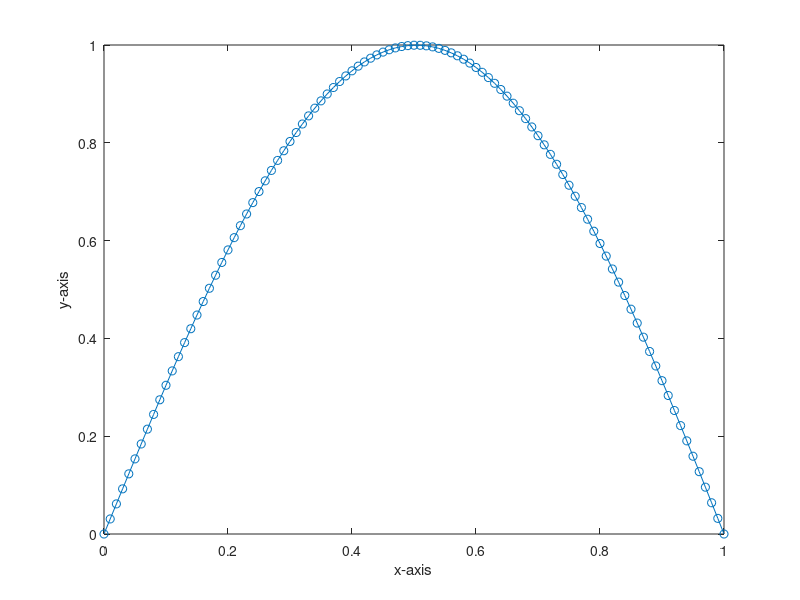

This figure's MATLAB source:
% function s_EulerDirichlet(n)
a = 0;
b = 1;
h = 0.01;
N = (b - a) / h;
x = a : h : b;
r = -pi ^ 2 * sin(pi * x);
alpha = 0;
beta = 0;
A = zeros(N - 1);
w = zeros(N - 1, 1);
for i = 1 : N - 1
	for j = 1 : N - 1
		if (i == j)
			A(i, j) = -2;
        elseif (abs(i - j) == 1)
			A(i, j) = 1;
        else
			A(i, j) = 0;
		end
	end
end
% A(N, N) = 1;
% A(N, N - 1) = -1;

for i = 1 : N - 2
	w(i) = h * h * r(i);
end

w(N - 1) = 0;

y = A \ w;
y = vertcat(alpha, y, beta)

figure(1)
plot(x, y, '-o')
xlabel('x-axis')
ylabel('y-axis')
